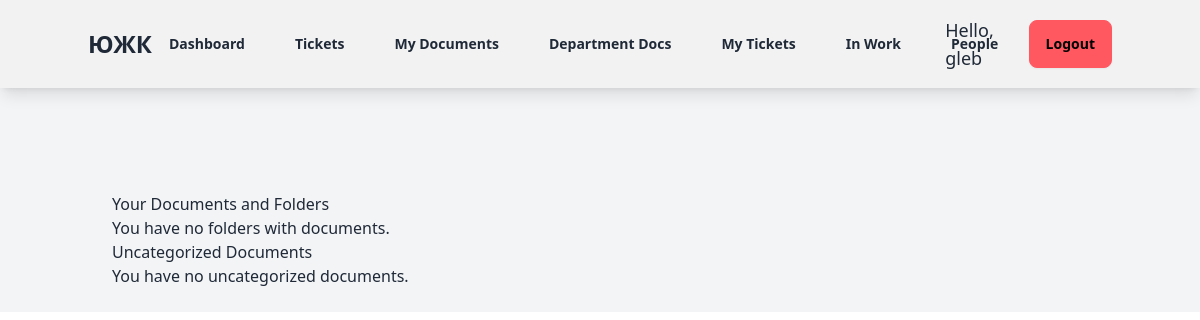
The page /TD/my-documents/ (signed in) on the database as committed earlier.
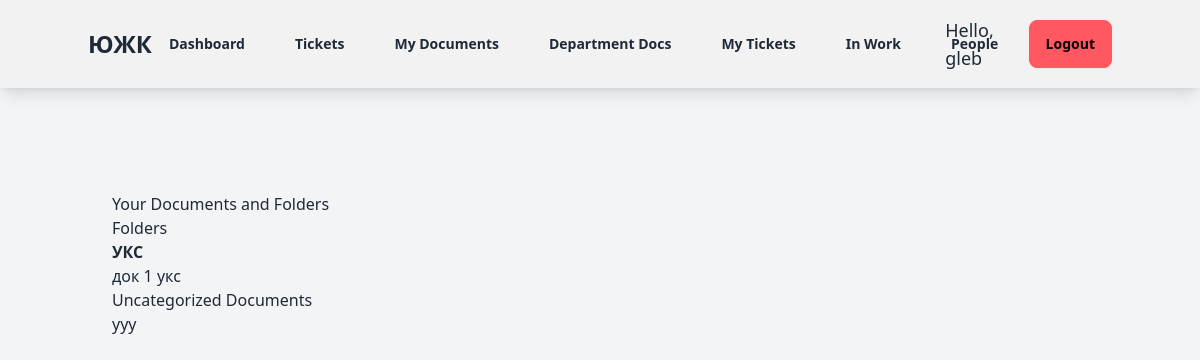
The same page on the database as committed later.
### blog/models.py (models this page shows, shortened)
class Folder(models.Model):
    name = models.CharField(max_length=255, unique=True)
    parent = models.ForeignKey(
        "self", on_delete=models.CASCADE, null=True, blank=True, related_name="subfolders"
    )

class TurnoverDocument(models.Model):
    class Status(models.TextChoices):
        DRAFT = 'DF', 'Draft'
        PUBLISHED = 'PB', 'Published'
    objects = models.Manager()
    published = PublishedManager()
    title = models.CharField(max_length=255)
    description = models.TextField(blank=True, null=True)
    author = models.ForeignKey(settings.AUTH_USER_MODEL, on_delete=models.CASCADE, related_name='document_post')
    created_at = models.DateTimeField(auto_now_add=True)
    updated_at = models.DateTimeField(auto_now=True)
    publish_by = models.DateTimeField(default=timezone.now)
    document_type = models.ForeignKey(document_types, on_delete=models.CASCADE)
    document_file = models.FileField(upload_to='blog/static/images/')
    slug = models.SlugField(max_length=250, unique_for_date='publish_by')
    status = models.CharField(
        max_length=2,
        choices=Status.choices,
        default=Status.DRAFT
    )
    tags = TaggableManager()
    folder = models.ForeignKey(Folder, on_delete=models.SET_NULL, null=True, blank=True, related_name="documents")
    class Meta:
        ordering = ['-publish_by']
        indexes = [models.Index(fields=['-publish_by'])]
    def get_absolute_url(self):
        return reverse('TD:TD_detail', args=[self.publish_by.year, self.publish_by.month, self.publish_by.day, self.slug])

### blog/views.py (the view)
# urls.py: path('my-documents/', views.user_documents_and_folders, name='user_documents_and_folders'),
@login_required
def user_documents_and_folders(request):
    folders = Folder.objects.filter(documents__author=request.user).distinct()
    folder_docs = {
        folder: folder.documents.filter(author=request.user)
        for folder in folders
    }
    uncategorized_documents = TurnoverDocument.objects.filter(
        author=request.user, folder__isnull=True
    )
    context = {
        'folder_docs': folder_docs,
        'uncategorized_documents': uncategorized_documents,
    }
    return render(request, 'blog/TD/user_documents_and_folders.html', context)

### templates/blog/TD/user_documents_and_folders.html
{% extends "blog/base.html" %}
{% block content %}
  <h2>Your Documents and Folders</h2>
  {% if folder_docs %}
    <h3>Folders</h3>
    <ul>
      {% for folder, documents in folder_docs.items %}
        <li>
          <strong>{{ folder.name }}</strong>
          {% if documents %}
            <ul>
              {% for doc in documents %}
                <li>
                  <a href="{{ doc.get_absolute_url }}">{{ doc.title }}</a>
                </li>
              {% endfor %}
            </ul>
          {% else %}
            <p>No documents in this folder.</p>
          {% endif %}
        </li>
      {% endfor %}
    </ul>
  {% else %}
    <p>You have no folders with documents.</p>
  {% endif %}
  <h3>Uncategorized Documents</h3>
  {% if uncategorized_documents %}
    <ul>
      {% for doc in uncategorized_documents %}
        <li>
          <a href="{{ doc.get_absolute_url }}">{{ doc.title }}</a>
        </li>
      {% endfor %}
    </ul>
  {% else %}
    <p>You have no uncategorized documents.</p>
  {% endif %}
{% endblock %}

Rows that differ between the two databases and show on the page:
added Folder: name "УКС"
added TurnoverDocument: title "док 1 укс", shown under "УКС"
added TurnoverDocument: title "ууу", shown under "Uncategorized Documents"
Other text that changed with them:
text no longer shown: "You have no folders with documents. You have no uncategorized documents."
text now shown: "Folders"
